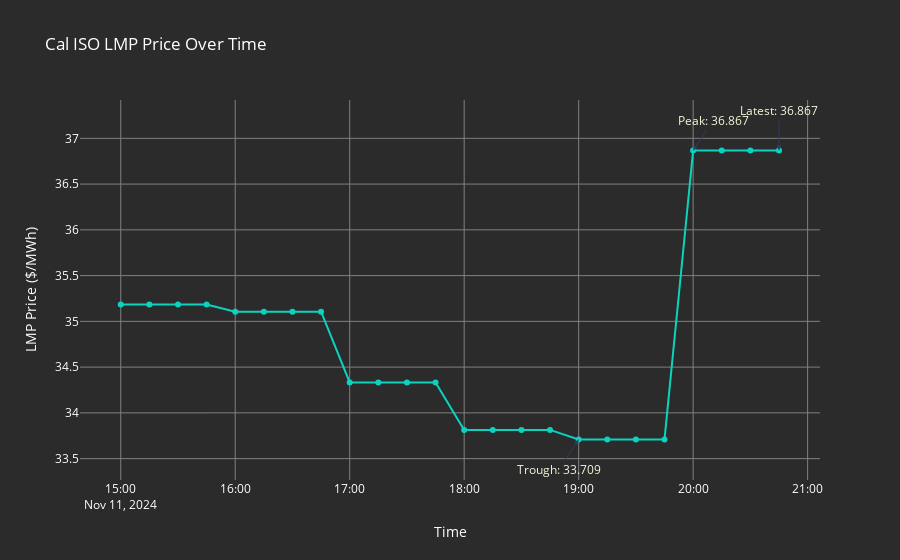

The notebook cell saved with this chart:
### Code cell
# Create the Plotly line chart
fig = go.Figure()

fig.add_trace(go.Scatter(
    x=timestamps, 
    y=values, 
    mode="lines+markers",
    line=dict(color="#0BD3C0"),
    name="LMP_PRC Value"
))

# Annotate peak, trough, and latest points
annotations = [
    dict(
        x=timestamps[peak_index],
        y=peak_value,
        xref="x", yref="y",
        text=f"Peak: {peak_value}",
        showarrow=True,
        arrowhead=2,
        ax=20,
        ay=-30,
        font=dict(color="#F5F5DC")
    ),
    dict(
        x=timestamps[trough_index],
        y=trough_value,
        xref="x", yref="y",
        text=f"Trough: {trough_value}",
        showarrow=True,
        arrowhead=2,
        ax=-20,
        ay=30,
        font=dict(color="#F5F5DC")
    ),
    dict(
        x=timestamps[latest_index],
        y=latest_value,
        xref="x", yref="y",
        text=f"Latest: {latest_value}",
        showarrow=True,
        arrowhead=2,
        ax=0,
        ay=-40,
        font=dict(color="#F5F5DC")
    )
]

# Update layout for dark background and annotations
fig.update_layout(
    title="Cal ISO LMP Price Over Time",
    xaxis_title="Time",
    yaxis_title="LMP Price ($/MWh)",
    plot_bgcolor="rgb(43, 43, 43)",
    paper_bgcolor="rgb(43, 43, 43)",
    font=dict(color="white"),
    xaxis=dict(showgrid=True, gridcolor="gray"),
    yaxis=dict(showgrid=True, gridcolor="gray"),
    annotations=annotations,
)

### Figure 1 — Plotly figure (JSON) as saved in the notebook; plotly's stock layout.template omitted (floating-point values rounded to 4 significant figures)
{"data": [{"line": {"color": "#0BD3C0"}, "mode": "lines+markers", "name": "LMP_PRC Value", "type": "scatter", "x": ["2024-11-11T15:00:00", "2024-11-11T15:15:00", "2024-11-11T15:30:00", "2024-11-11T15:45:00", "2024-11-11T16:00:00", "2024-11-11T16:15:00", "2024-11-11T16:30:00", "2024-11-11T16:45:00", "2024-11-11T17:00:00", "2024-11-11T17:15:00", "2024-11-11T17:30:00", "2024-11-11T17:45:00", "2024-11-11T18:00:00", "2024-11-11T18:15:00", "2024-11-11T18:30:00", "2024-11-11T18:45:00", "2024-11-11T19:00:00", "2024-11-11T19:15:00", "2024-11-11T19:30:00", "2024-11-11T19:45:00", "2024-11-11T20:00:00", "2024-11-11T20:15:00", "2024-11-11T20:30:00", "2024-11-11T20:45:00"], "y": [35.18, 35.18, 35.18, 35.18, 35.11, 35.11, 35.11, 35.11, 34.33, 34.33, 34.33, 34.33, 33.81, 33.81, 33.81, 33.81, 33.71, 33.71, 33.71, 33.71, 36.87, 36.87, 36.87, 36.87]}], "layout": {"annotations": [{"arrowhead": 2, "ax": 20, "ay": -30, "font": {"color": "#F5F5DC"}, "showarrow": true, "text": "Peak: 36.867", "x": "2024-11-11T20:00:00", "xref": "x", "y": 36.87, "yref": "y"}, {"arrowhead": 2, "ax": -20, "ay": 30, "font": {"color": "#F5F5DC"}, "showarrow": true, "text": "Trough: 33.709", "x": "2024-11-11T19:00:00", "xref": "x", "y": 33.71, "yref": "y"}, {"arrowhead": 2, "ax": 0, "ay": -40, "font": {"color": "#F5F5DC"}, "showarrow": true, "text": "Latest: 36.867", "x": "2024-11-11T20:45:00", "xref": "x", "y": 36.87, "yref": "y"}], "font": {"color": "white"}, "paper_bgcolor": "rgb(43, 43, 43)", "plot_bgcolor": "rgb(43, 43, 43)", "title": {"text": "Cal ISO LMP Price Over Time"}, "xaxis": {"gridcolor": "gray", "showgrid": true, "title": {"text": "Time"}}, "yaxis": {"gridcolor": "gray", "showgrid": true, "title": {"text": "LMP Price ($/MWh)"}}}}
